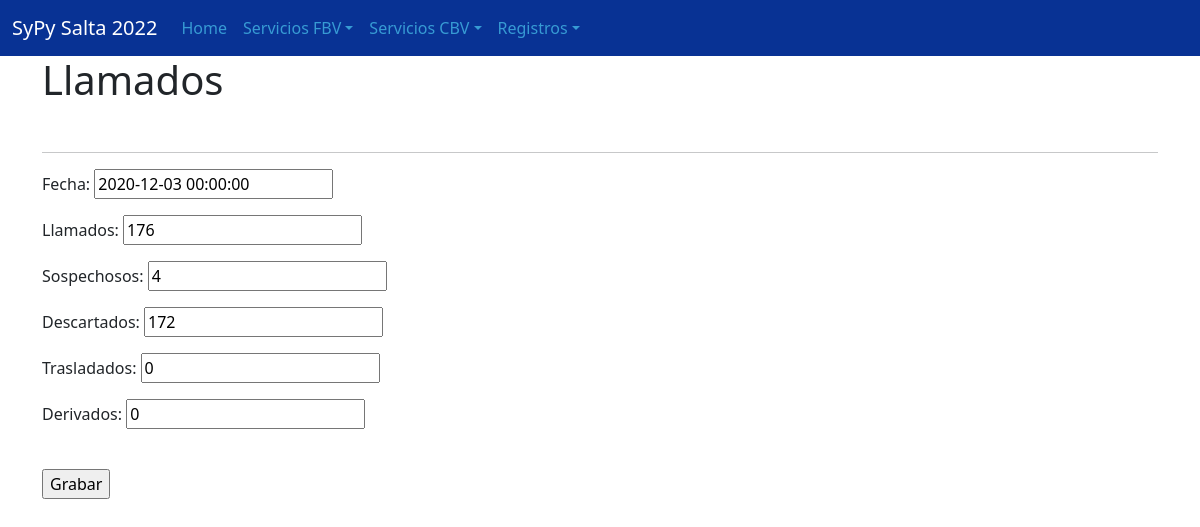
Screenshot of /registros/editar/1 with the database file from the repository.
### registros/models.py (models this page shows, shortened)
class Registro(models.Model):
    fecha  = models.DateTimeField(null=True, blank=True)
    llamados  = models.IntegerField(default=0)
    sospechosos = models.IntegerField(default=0)
    descartados = models.IntegerField(default=0)
    trasladados = models.IntegerField(default=0)
    derivados = models.IntegerField(default=0)
    class Meta:
        verbose_name = 'Registro'
        verbose_name_plural = 'Registros'

### registros/views.py (the view)
# urls.py: path('registros/editar/<int:pk>',registros_abm_editar.as_view(),name="registros_editar"),
@method_decorator(csrf_exempt, name='dispatch')
class registros_abm_editar(UpdateView):
    model = Registro
    fields = '__all__'
    success_url = '/registros/list'

### registros/templates/registros/registro_form.html (shortened to what this page needs)
{% extends 'base.html' %}
{% block contenido %}
    <h1>Llamados</h1>
    <br>
    <hr>
    <form action="" method="post">
        <table>
            {{ form.as_p }}
        </table>
        <br>
        <input type="submit" value="Grabar" />
    </form>
{% endblock %}

### rows the page displays
Registro: fecha "2020-12-03 00:00:00", llamados "176", sospechosos "4", descartados "172", trasladados "0", derivados "0"
